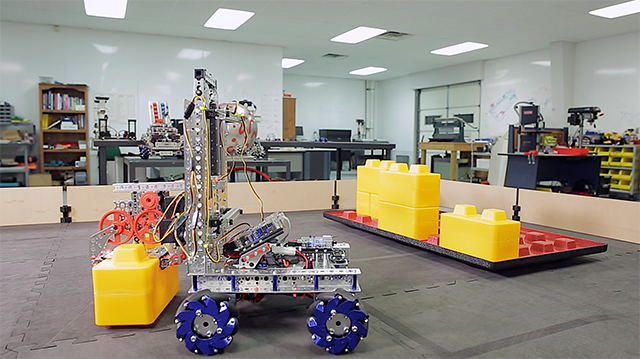
#> input picture opencv/files/skystonesmall.jpg, 640 x 359 px, found by its file name
$ python hsv-yellow.py
#> lines starting #> are read from the running program, lines starting #| are printed output that depends on the picture; after the words box and inside, x2 and y2 are one past the last pixel; in counts of white or black regions, pixels touching at a corner belong together
import cv2
import numpy as np
path = "C:/users/mike/desktop/creative cloud files/coding/python/opencv/files/"
def nothing(x):
    pass
"""
#Hue range is [0,255], Saturation range is [0,255] and Value range is [0,255]
cv2.namedWindow("Tracking")
cv2.createTrackbar("LH", "Tracking", 0, 255, nothing)
cv2.createTrackbar("LS", "Tracking", 0, 255, nothing)
cv2.createTrackbar("LV", "Tracking", 0, 255, nothing)
cv2.createTrackbar("UH", "Tracking", 255, 255, nothing)
cv2.createTrackbar("US", "Tracking", 255, 255, nothing)
cv2.createTrackbar("UV", "Tracking", 255, 255, nothing)
"""

def selectROI_CADE(yourimg):
        myroi = cv2.selectROI(yourimg)

        y1 = int(myroi[1])
        y2 = int(myroi[1]+myroi[3])
        x1 = int(myroi[0])
        x2 = int(myroi[0]+myroi[2])

        roi_area = res[y1:y2, x1:x2]
        cv2.imshow("cropped", roi_area)
        key = cv2.waitKey(0)
        print(f"y1= {y1}\ny2= {y2}\nx1= {x1}\nx2= {x2}\n")
        return [y1, y2, x1, x2]
myfiles = ["skystonesmall.jpg", "skystonepic.jpg", "skystonestack.jpg", "skystonestack2.jpg", "skystonestack3.jpg"]

for i in range(0, len(myfiles)):
    frame = cv2.imread(path+myfiles[i])
#> frame is the input picture: shape (359, 640, 3); mean B, G, R 127.2, 139.3, 144.9

    dimensions = frame.shape #get the dimensions of the image
#> dimensions = (359, 640, 3)

    myblackframe = np.zeros((dimensions[0], dimensions[1]), np.uint8) #create a black image that is the same shape as the original image

    blur = cv2.blur(frame, (8, 8)) #blur the image to refine the selection process
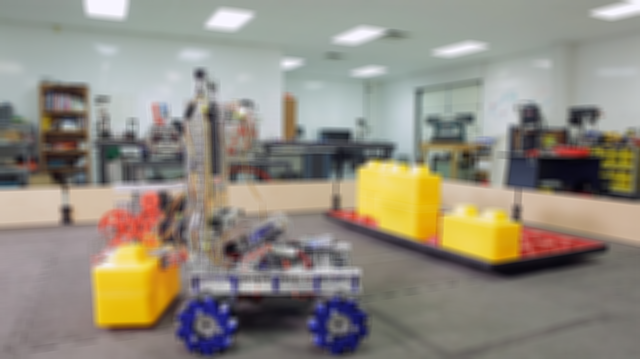
#> blur: shape (359, 640, 3); mean B, G, R 127.3, 139.4, 145
    hsv = cv2.cvtColor(blur, cv2.COLOR_BGR2HSV) #convert the image to hsv for easy thresholding.
#> hsv: shape (359, 640, 3); mean H, S, V 64.1, 44.5, 150.5

    """
    l_h = cv2.getTrackbarPos("LH", "Tracking")
    l_s = cv2.getTrackbarPos("LS", "Tracking")
    l_v = cv2.getTrackbarPos("LV", "Tracking")
    u_h = cv2.getTrackbarPos("UH", "Tracking")
    u_s = cv2.getTrackbarPos("US", "Tracking")
    u_v = cv2.getTrackbarPos("UV", "Tracking")
    """

    upperYellow = [35, 255, 255] #give upper HSV values
    lowerYellow = [20, 150, 155] #give lower HSV values

    lower_bounds = np.array(lowerYellow) #make a numpy array of the lower HSV values
    upper_bounds = np.array(upperYellow) #make a numpy array of the upper HSV values
    mask = cv2.inRange(hsv, lower_bounds, upper_bounds) #calculate a mask with the range of color values
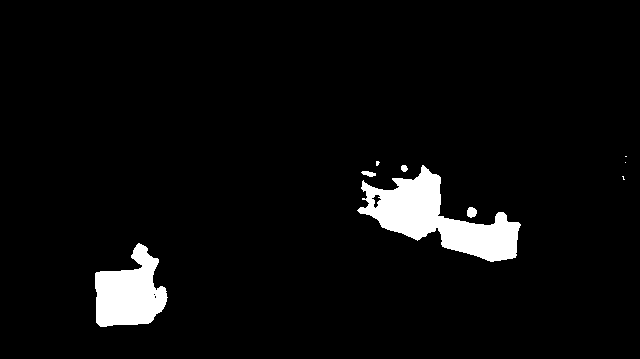
#> mask: shape (359, 640); 4.6% white; 9 white regions (4 under 20 px), largest, box (x1, y1, x2, y2) and area: (357, 165, 521, 262) 6514, (95, 243, 168, 327) 3901, (467, 207, 477, 218) 86, (361, 171, 376, 177) 59, (401, 165, 408, 172) 38

    res = cv2.bitwise_and(frame, frame, mask=mask) #compares the original image to itself, then applies a mask, which we have calculated above
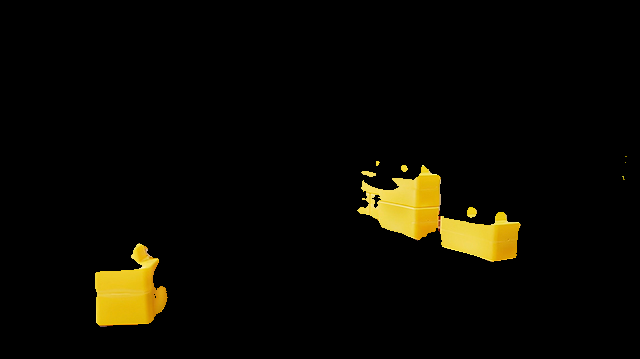
#> res: shape (359, 640, 3); mean B, G, R 1.9, 8.9, 10.7
    #above code actually provides no purpose other than to show the masked area in the original image. We do not need this to perform our calculations.


    print("lower bounds:", lower_bounds)
    print("upper bounds:", upper_bounds)

    cv2.imshow("Original Image", frame)
    cv2.imshow("Result:", res)
    cv2.waitKey(0)


    #roi_dimensions = selectROI_CADE(mask) #select an ROI

    #set ROI values based on which image it is
    w = i+1
    if (w == 1):
        y1 = 107
        y2 = 276
        x1 = 301
        x2 = 558

    elif (w == 2):
        y1 = 73
        y2 = 388
        x1 = 240
        x2 = 640

    elif (w == 3):
        y1 = 55
        y2 = 472
        x1 = 106
        x2 = 628

    elif (w == 4):
        y1 = 7
        y2 = 720
        x1 = 312
        x2 = 799

    elif (w == 5):
        y1 = 11
        y2 = 720
        x1 = 166
        x2 = 1251


    #or set an ROI manually
    '''
    y1= 64 #define the values of a rectangle where the stack will always be.
    y2= 398
    x1= 328
    x2= 581
    '''

    #get an roi of the mask matrix
    roi = mask[y1:y2, x1:x2]
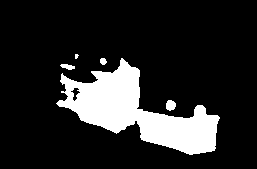
#> roi: shape (169, 257); 15.5% white; 5 white regions (1 under 20 px), largest, box (x1, y1, x2, y2) and area: (56, 58, 220, 155) 6514, (166, 100, 176, 111) 86, (60, 64, 75, 70) 59, (100, 58, 107, 65) 38

    myblackframe[y1:y2, x1:x2] = roi #add the roi of the mask to the blank black image to get the right rectangle coordinates to draw on the original image.
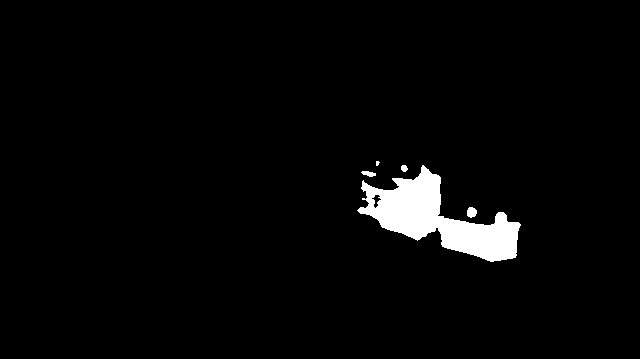
#> myblackframe: shape (359, 640); 2.9% white; 5 white regions (1 under 20 px), largest, box (x1, y1, x2, y2) and area: (357, 165, 521, 262) 6514, (467, 207, 477, 218) 86, (361, 171, 376, 177) 59, (401, 165, 408, 172) 38
    x,y,w,h = cv2.boundingRect(myblackframe) #get a bounding rectangle of the un-masked area
#> x = 357; y = 161; w = 164; h = 101
    cv2.rectangle(frame, (x, y), (x + w, y + h), (0, 255, 0), 2) #draw the above rectangle in green on the original image
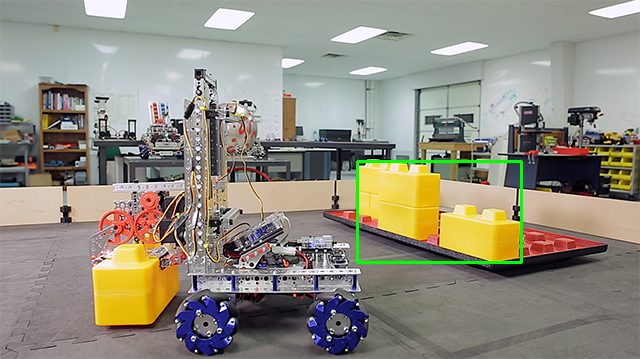
#> frame: shape (359, 640, 3); 0.69% of pixels changed, all inside (x1, y1, x2, y2) = (356, 160, 523, 264)


    cv2.imshow("cropped", roi)
    cv2.imshow("Final image:", frame)
    cv2.waitKey(0)

    print(f"Height is {h} pixels")
#| Height is 101 pixels
    print(f"Percent of image height: {int((h/dimensions[0])*100)}%")
#| Percent of image height: 28%
#> (the run stopped early here; a loop or call above may not have finished)
